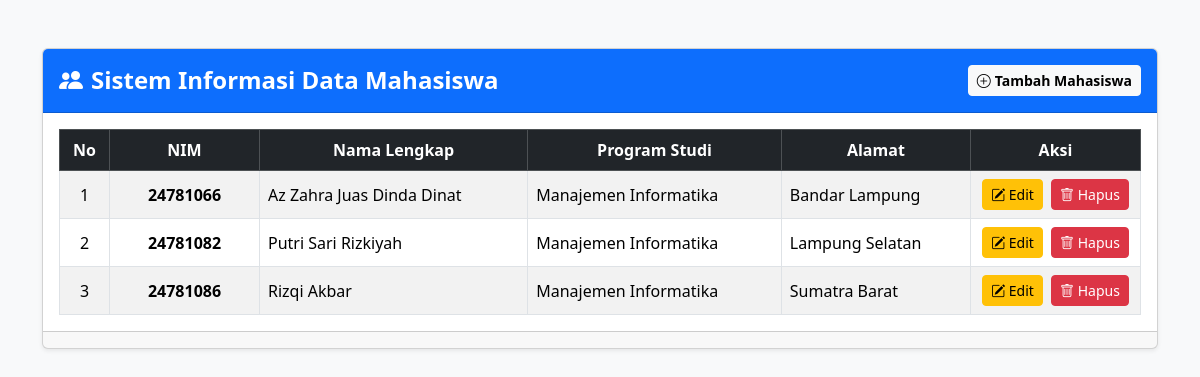
Before: / with the older database file.
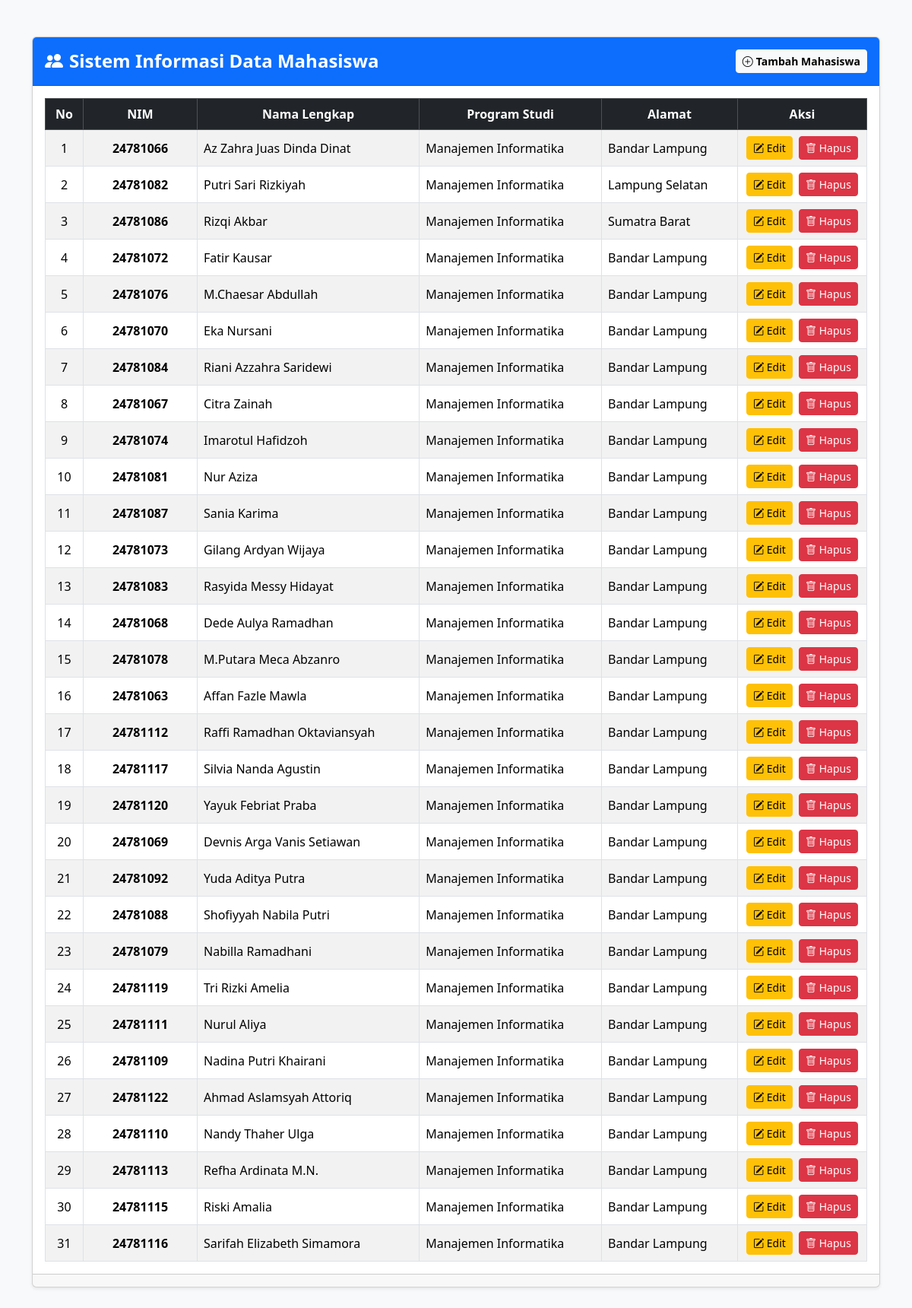
After: the same page with the newer database file.
### tables this page shows
CREATE TABLE `mahasiswa` (
  `id` int NOT NULL AUTO_INCREMENT,
  `nim` varchar(20) NOT NULL,
  `nama` varchar(100) NOT NULL,
  `program_studi` varchar(100) NOT NULL,
  `alamat` text,
  PRIMARY KEY (`id`),
  UNIQUE KEY `nim` (`nim`)
);

### index.php (the view, shortened to what this page needs)
<?php
include 'koneksi.php';
?>
<!DOCTYPE html>
<html lang="id">
<head>
    <link href="https://cdn.jsdelivr.net/npm/bootstrap@5.3.3/dist/css/bootstrap.min.css" rel="stylesheet">
    <link href="https://cdn.jsdelivr.net/npm/bootstrap-icons@1.11.3/font/bootstrap-icons.css" rel="stylesheet">
</head>
<body>
    <div class="container my-5">
        <div class="card shadow-sm">
            <div class="card-header py-3 d-flex justify-content-between align-items-center">
                <h4 class="mb-0 fw-bold"><i class="bi bi-people-fill me-2"></i>Sistem Informasi Data Mahasiswa</h4>
                <a href="tambah.php" class="btn btn-light btn-sm fw-semibold">
                    <i class="bi bi-plus-circle me-1"></i>Tambah Mahasiswa
                </a>
            </div>
            <div class="card-body">
                <div class="table-responsive">
                    <table class="table table-bordered table-striped table-hover align-middle mb-0">
                        <thead class="table-dark text-center">
                            <tr>
                                <th style="width: 50px;">No</th>
                                <th style="width: 150px;">NIM</th>
                                <th>Nama Lengkap</th>
                                <th>Program Studi</th>
                                <th>Alamat</th>
                                <th style="width: 170px;">Aksi</th>
                            </tr>
                        </thead>
                        <tbody>
                            <?php
                            $query = "SELECT * FROM mahasiswa ORDER BY id ASC";
                            $result = mysqli_query($koneksi, $query);
                            $no = 1;
                            if (mysqli_num_rows($result) > 0):
                                while ($row = mysqli_fetch_assoc($result)):
                            ?>
                                <tr>
                                    <td class="text-center"><?= $no++; ?></td>
                                    <td class="text-center fw-semibold"><?= htmlspecialchars($row['nim']); ?></td>
                                    <td><?= htmlspecialchars($row['nama']); ?></td>
                                    <td><?= htmlspecialchars($row['program_studi']); ?></td>
                                    <td><?= htmlspecialchars($row['alamat']); ?></td>
                                    <td class="text-center">
                                        <a href="edit.php?id=<?= $row['id']; ?>" class="btn btn-warning btn-sm me-1" title="Ubah Data">
                                            <i class="bi bi-pencil-square"></i> Edit
                                        </a>
                                        <a href="hapus.php?id=<?= $row['id']; ?>" class="btn btn-danger btn-sm" onclick="return confirm('Apakah Anda yakin ingin menghapus data <?= htmlspecialchars($row['nama']); ?>?');" title="Hapus Data">
                                            <i class="bi bi-trash"></i> Hapus
                                        </a>
                                    </td>
                                </tr>
                            <?php
                                endwhile;
                            endif; ?>
                        </tbody>
                    </table>
                </div>
            </div>
            <div class="card-footer text-muted small text-center py-2">
            </div>
        </div>
    </div>
</body>
</html>

### index.php (style rules this page uses)
body { background-color: #f8f9fa; }
.card-header { background-color: #0d6efd; color: white; }

Changed rows visible on the page:
added mahasiswa: nim "24781072", nama "Fatir Kausar", program_studi "Manajemen Informatika", alamat "Bandar Lampung"
added mahasiswa: nim "24781076", nama "M.Chaesar Abdullah", program_studi "Manajemen Informatika", alamat "Bandar Lampung"
added mahasiswa: nim "24781070", nama "Eka Nursani", program_studi "Manajemen Informatika", alamat "Bandar Lampung"
added mahasiswa: nim "24781084", nama "Riani Azzahra Saridewi", program_studi "Manajemen Informatika", alamat "Bandar Lampung"
added mahasiswa: nim "24781067", nama "Citra Zainah", program_studi "Manajemen Informatika", alamat "Bandar Lampung"
added mahasiswa: nim "24781074", nama "Imarotul Hafidzoh", program_studi "Manajemen Informatika", alamat "Bandar Lampung"
added mahasiswa: nim "24781081", nama "Nur Aziza", program_studi "Manajemen Informatika", alamat "Bandar Lampung"
added mahasiswa: nim "24781087", nama "Sania Karima", program_studi "Manajemen Informatika", alamat "Bandar Lampung"
added mahasiswa: nim "24781073", nama "Gilang Ardyan Wijaya", program_studi "Manajemen Informatika", alamat "Bandar Lampung"
added mahasiswa: nim "24781083", nama "Rasyida Messy Hidayat", program_studi "Manajemen Informatika", alamat "Bandar Lampung"
added mahasiswa: nim "24781068", nama "Dede Aulya Ramadhan", program_studi "Manajemen Informatika", alamat "Bandar Lampung"
added mahasiswa: nim "24781078", nama "M.Putara Meca Abzanro", program_studi "Manajemen Informatika", alamat "Bandar Lampung"
added mahasiswa: nim "24781063", nama "Affan Fazle Mawla", program_studi "Manajemen Informatika", alamat "Bandar Lampung"
added mahasiswa: nim "24781112", nama "Raffi Ramadhan Oktaviansyah", program_studi "Manajemen Informatika", alamat "Bandar Lampung"
added mahasiswa: nim "24781117", nama "Silvia Nanda Agustin", program_studi "Manajemen Informatika", alamat "Bandar Lampung"
added mahasiswa: nim "24781120", nama "Yayuk Febriat Praba", program_studi "Manajemen Informatika", alamat "Bandar Lampung"
added mahasiswa: nim "24781069", nama "Devnis Arga Vanis Setiawan", program_studi "Manajemen Informatika", alamat "Bandar Lampung"
added mahasiswa: nim "24781092", nama "Yuda Aditya Putra", program_studi "Manajemen Informatika", alamat "Bandar Lampung"
added mahasiswa: nim "24781088", nama "Shofiyyah Nabila Putri", program_studi "Manajemen Informatika", alamat "Bandar Lampung"
added mahasiswa: nim "24781079", nama "Nabilla Ramadhani", program_studi "Manajemen Informatika", alamat "Bandar Lampung"
added mahasiswa: nim "24781119", nama "Tri Rizki Amelia", program_studi "Manajemen Informatika", alamat "Bandar Lampung"
added mahasiswa: nim "24781111", nama "Nurul Aliya", program_studi "Manajemen Informatika", alamat "Bandar Lampung"
added mahasiswa: nim "24781109", nama "Nadina Putri Khairani", program_studi "Manajemen Informatika", alamat "Bandar Lampung"
added mahasiswa: nim "24781122", nama "Ahmad Aslamsyah Attoriq", program_studi "Manajemen Informatika", alamat "Bandar Lampung"
added mahasiswa: nim "24781110", nama "Nandy Thaher Ulga", program_studi "Manajemen Informatika", alamat "Bandar Lampung"
added mahasiswa: nim "24781113", nama "Refha Ardinata M.N.", program_studi "Manajemen Informatika", alamat "Bandar Lampung"
added mahasiswa: nim "24781115", nama "Riski Amalia", program_studi "Manajemen Informatika", alamat "Bandar Lampung"
added mahasiswa: nim "24781116", nama "Sarifah Elizabeth Simamora", program_studi "Manajemen Informatika", alamat "Bandar Lampung"
